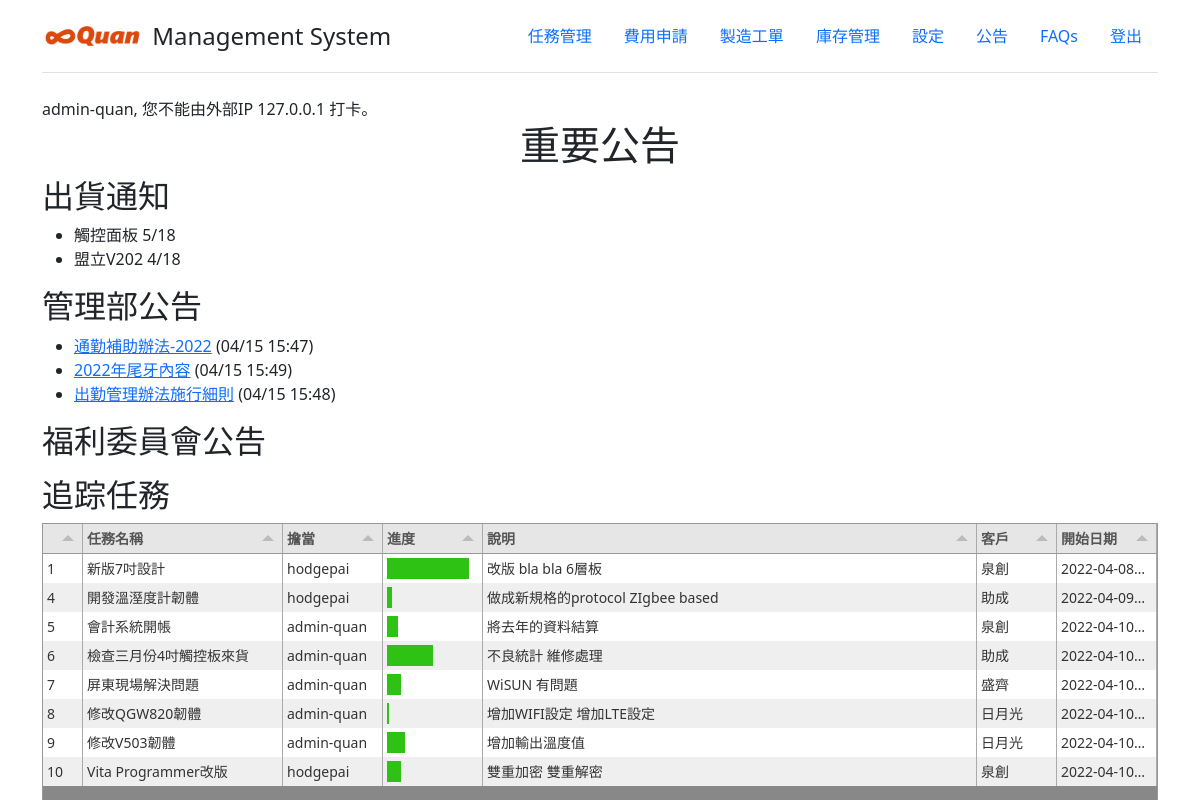
Page / (signed in) on the earlier database version.
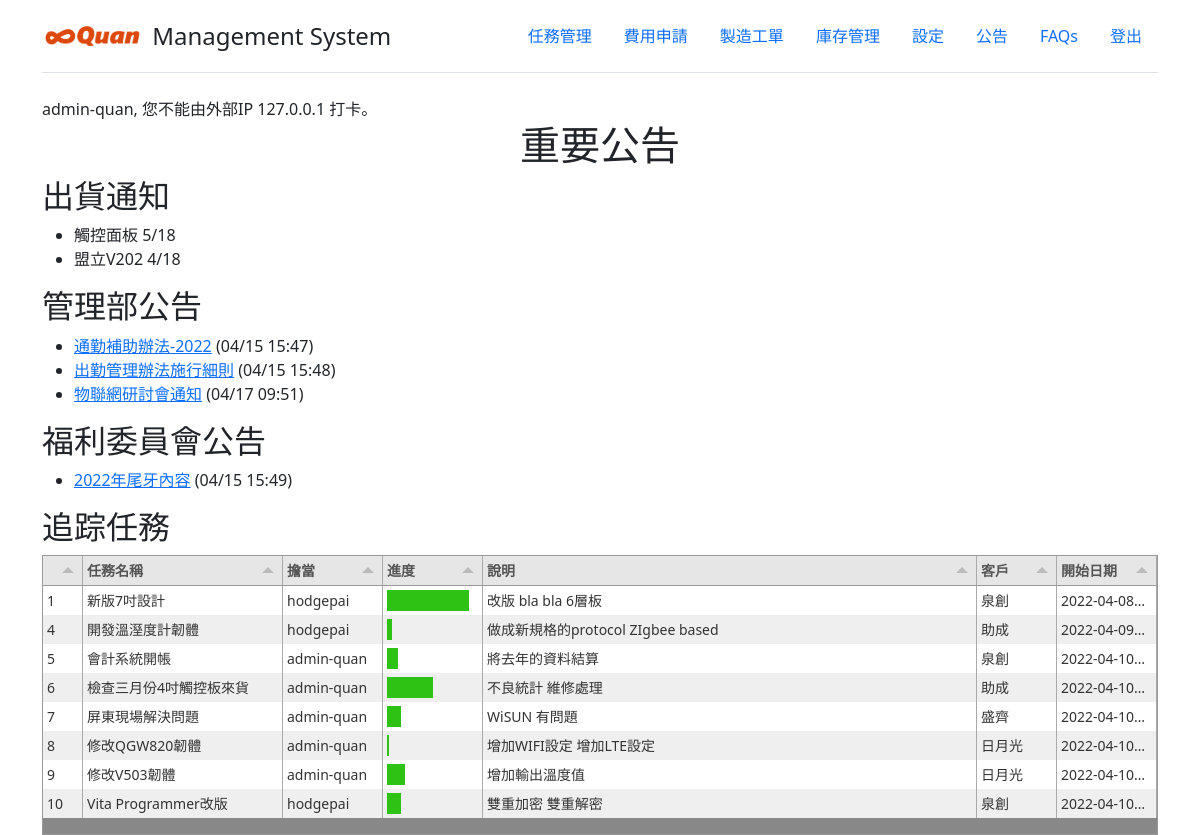
Same page on the later database version.
### announce/models.py (models this page shows, shortened)
class Announcement(models.Model):
    announce_name = models.CharField(max_length=30)
    file_name = models.CharField(max_length=30)
    create_time = models.DateTimeField(auto_now_add=True, verbose_name='建立時間')
    update_time = models.DateTimeField(auto_now=True, verbose_name='更新時間')
    description = models.CharField(max_length=120, verbose_name='說明')
    category = models.ForeignKey(Category_Announcement, on_delete=models.CASCADE)
    uploader = models.CharField(max_length=20)

### mysite/views.py (the view)
# urls.py: path('', views.Hello, name='hello'),
def Hello(request):
    if request.user.is_authenticated:
        username = request.user.username
        allTasks = Task.objects.all().select_related()
        my_date = datetime.now()  # if date is 01/01/2018
        year, week_num, day_of_week = my_date.isocalendar()
        tasks = []
        for task in allTasks:
            taskjson = {'id': task.id, 'taskName': task.taskName, 'description': task.description,
                        'progress': task.progress, 'customer': task.customer.customer_name,
                        'createTime': task.create_time, 'owner': task.owner}
            tasks.append(taskjson)
        taskData = {'data': tasks}
        announcements = []
        for item in Announcement.objects.exclude(category=5):
            localUpdateTime = timezone.localtime(item.update_time)
            itemJson = {'file_name': item.file_name, 'announce_name': item.announce_name, 'update_time': localUpdateTime.strftime("%m/%d %H:%M")}
            announcements.append(itemJson)
        welfareData = []
        for item in Announcement.objects.filter(category=5):
            localUpdateTime = timezone.localtime(item.update_time)
            itemJson = {'file_name': item.file_name, 'announce_name': item.announce_name, 'update_time': localUpdateTime.strftime("%m/%d %H:%M")}
            welfareData.append(itemJson)
        today = datetime.now()  # if date is 01/01/2018
        clock_in = today
        year, week_num, day_of_week = my_date.isocalendar()
        today=today.replace(hour=7, minute=0)
        atoday=timezone.make_aware(today)
        ip= get_client_ip(request)
        clock_out=True
        print(atoday)
        try:
            clockRecord = ClockRecord.objects.filter(account_name=username, create_time__gte=atoday)
            print('print')
            clock_in = clockRecord[0].create_time
            clock_out=False
        except:
            print('except')
            if ('192.168.1' in ip):
                clockRecord = ClockRecord(account_name=username)
                clockRecord.save()
                clock_out = False #打卡成功
            else:
                clock_out = True #不能由外部打卡
            clock_in = timezone.now()
        clock_in = timezone.localtime(clock_in)
        context = {'username': username, 'year': year, 'week': week_num, 'taskData': taskData, 'announcements': announcements, 'welfareData': welfareData, 'clock_in': clock_in, 'ip':ip, 'clock_out':clock_out}
        return render(request, 'main_index.html', context)
    else:
        return HttpResponseRedirect('/accounts/login/')

### mysite/views.py (called while the page is built)
def get_client_ip(request):
    x_forwarded_for = request.META.get('HTTP_X_FORWARDED_FOR')
    if x_forwarded_for:
        ip = x_forwarded_for.split(',')[0]
    else:
        ip = request.META.get('REMOTE_ADDR')
    return ip

### templates/main_index.html (shortened to what this page needs)
<!DOCTYPE html>
<html lang="en">
<head>
    <link href="/static/tabulator-master/dist/css/tabulator.min.css" rel="stylesheet">
    <link href="/static/plugins/bootstrap-5.1.3-dist/css/bootstrap.min.css" rel="stylesheet">
</head>
<body>
<div class="container">
    <header class="d-flex flex-wrap justify-content-center py-3 mb-4 border-bottom">
      <a href="/" class="d-flex align-items-center mb-3 mb-md-0 me-md-auto text-dark text-decoration-none">
        <img src="/static/images/logo-orange.png" width="100"/>
        <span class="fs-4">&thinsp; Management System</span>
      </a>
      <ul class="nav nav-pills">
        <li class="nav-item"><a href="/weeklyReport/" class="nav-link">任務管理</a></li>
        <li class="nav-item"><a href="/no-rush/" class="nav-link " aria-current="page">費用申請</a></li>
        <li class="nav-item"><a href="/no-rush" class="nav-link " aria-current="page">製造工單</a></li>
        <li class="nav-item"><a href="/no-rush/" class="nav-link " aria-current="page">庫存管理</a></li>
        <li class="nav-item"><a href="/settings/" class="nav-link">設定</a></li>
        <li class="nav-item"><a href="/announce/" class="nav-link">公告</a></li>
        <li class="nav-item"><a href="/faqs/" class="nav-link">FAQs</a></li>
        <li class="nav-item"><a href="/accounts/logout/" class="nav-link">登出</a></li>
      </ul>
    </header>
  </div>
<div class="container">
    {% if user.is_authenticated %}
      <div class="row">
          {% if clock_out %}
            <div class="col" style="text-align:left">
                {{username}}, 您不能由外部IP {{ip}} 打卡。
            </div>
          {% else %}
            <div class="col" style="text-align:left">
                {{username}}, 您打卡時間為: {{ clock_in.time }} @ {{ip}}
            </div>
          {% endif %}
      </div>
      <div class="row">
          <div class="col" style="text-align:center">
            <H1>重要公告</H1>
          </div>
      </div>
      <div class="row">
          <div class="col">
            <h2>出貨通知</h2>
              <ul>
                  <li>觸控面板  5/18</li>
                  <li>盟立V202  4/18</li>
              </ul>
          </div>
      </div>
      <div class="row">
          <div class="col">
            <h2>管理部公告</h2>
              <ul>
                {% for announcement in announcements %}
                    <li>  <a href="/static/announcements/{{announcement.file_name}}">{{ announcement.announce_name }}</a> ({{announcement.update_time}}) </li>
                {% endfor %}
              </ul>
          </div>
      </div>
      <div class="row">
          <div class="col">
            <h2>福利委員會公告</h2>
              <ul>
                {% for item in welfareData %}
                    <li>  <a href="/static/announcements/{{item.file_name}}">{{ item.announce_name }}</a> ({{item.update_time}}) </li>
                {% endfor %}
              </ul>
          </div>
      </div>
    {% else %}
           <p>尚未登入</p>
    {% endif %}
    <h2>追踪任務</h2>
    <div id="taskTable"></div>
</div>
</body>
</html>

Differences in the rows shown:
added Announcement: announce_name "物聯網研討會通知"
Other differences:
new list line: "( 04/17 09:51 )"
new list line: "2022年尾牙內容"
new list line: "( 04/15 15:49 )"
list line gone: "2022年尾牙內容"
list line gone: "( 04/15 15:49 )"
